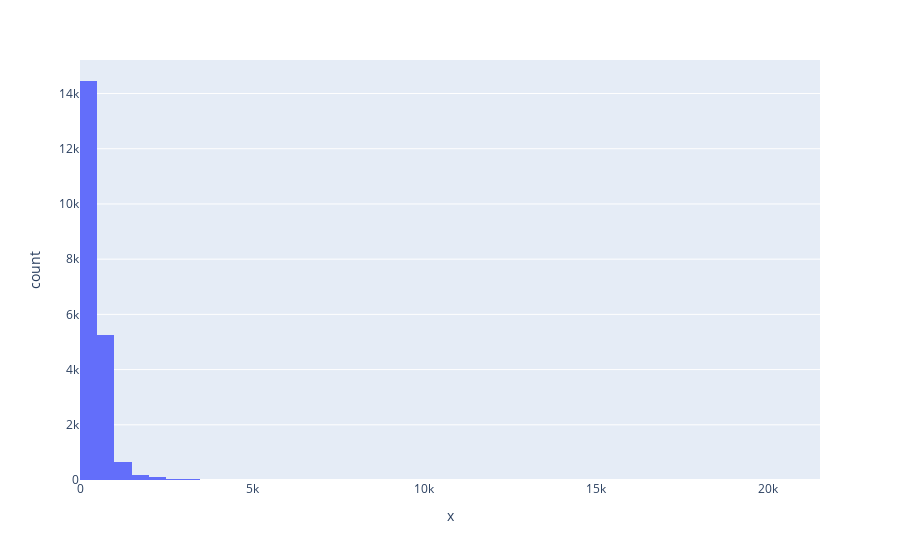

Notebook code for this chart:
### Code cell
fig = px.histogram(x = [len(nltk.word_tokenize(x)) for x in df_news["content"]], nbins = 100)
fig.show()

### Figure 1 — Plotly figure (JSON) as saved in the notebook; plotly's stock layout.template omitted (floating-point values rounded to 4 significant figures; data arrays with more than 128 entries replaced by an {"elided": "..."} marker saying what was removed)
{"data": [{"alignmentgroup": "True", "bingroup": "x", "hovertemplate": "x=%{x}<br>count=%{y}<extra></extra>", "legendgroup": "", "marker": {"color": "#636efa", "pattern": {"shape": ""}}, "name": "", "nbinsx": 100, "offsetgroup": "", "orientation": "v", "showlegend": false, "type": "histogram", "x": {"elided": "20759 int values"}, "xaxis": "x", "yaxis": "y"}], "layout": {"barmode": "relative", "legend": {"tracegroupgap": 0}, "margin": {"t": 60}, "xaxis": {"anchor": "y", "domain": [0, 1], "title": {"text": "x"}}, "yaxis": {"anchor": "x", "domain": [0, 1], "title": {"text": "count"}}}}
